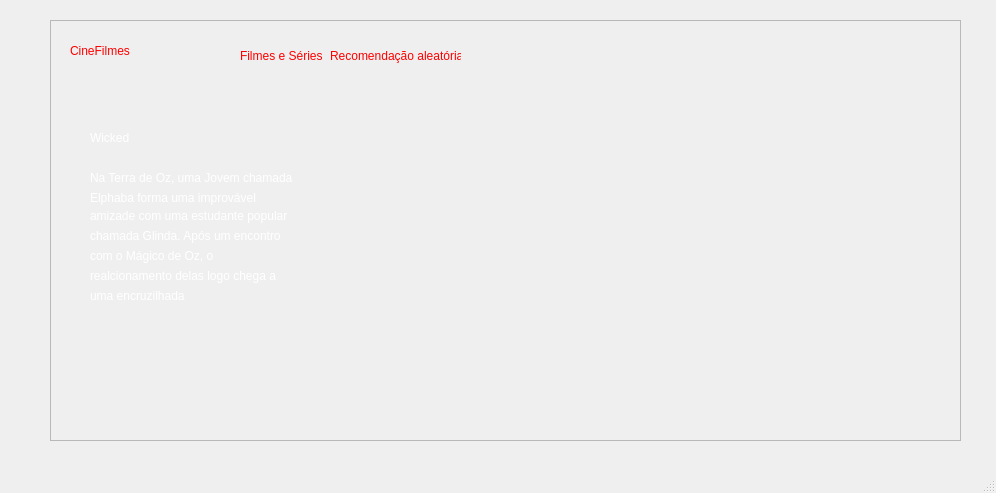
<?xml version="1.0" encoding="UTF-8"?>
<ui version="4.0">
 <class>tela_Wicked</class>
 <widget class="QMainWindow" name="tela_Wicked">
  <property name="geometry">
   <rect>
    <x>0</x>
    <y>0</y>
    <width>996</width>
    <height>493</height>
   </rect>
  </property>
  <property name="windowTitle">
   <string>MainWindow</string>
  </property>
  <widget class="QWidget" name="tela_wicked">
   <widget class="QFrame" name="frame">
    <property name="geometry">
     <rect>
      <x>50</x>
      <y>20</y>
      <width>911</width>
      <height>421</height>
     </rect>
    </property>
    <property name="frameShape">
     <enum>QFrame::Shape::StyledPanel</enum>
    </property>
    <property name="frameShadow">
     <enum>QFrame::Shadow::Raised</enum>
    </property>
    <widget class="QLabel" name="btn_Cine_filme">
     <property name="geometry">
      <rect>
       <x>20</x>
       <y>10</y>
       <width>161</width>
       <height>41</height>
      </rect>
     </property>
     <property name="styleSheet">
      <string notr="true">color: rgb(255, 0, 0);
font: 900 22pt &quot;Segoe UI&quot;;</string>
     </property>
     <property name="text">
      <string>CineFilmes</string>
     </property>
    </widget>
    <widget class="QLabel" name="btn_Filmes_e_Series">
     <property name="geometry">
      <rect>
       <x>190</x>
       <y>25</y>
       <width>101</width>
       <height>21</height>
      </rect>
     </property>
     <property name="styleSheet">
      <string notr="true">color: rgb(255, 0, 0);</string>
     </property>
     <property name="text">
      <string>Filmes e Séries</string>
     </property>
    </widget>
    <widget class="QLabel" name="btn_Recomendao_aleatoria">
     <property name="geometry">
      <rect>
       <x>280</x>
       <y>25</y>
       <width>131</width>
       <height>21</height>
      </rect>
     </property>
     <property name="styleSheet">
      <string notr="true">color: rgb(255, 0, 0);</string>
     </property>
     <property name="text">
      <string>Recomendação aleatória</string>
     </property>
    </widget>
    <widget class="QLabel" name="tela_Wicked_2">
     <property name="geometry">
      <rect>
       <x>-10</x>
       <y>-70</y>
       <width>1051</width>
       <height>521</height>
      </rect>
     </property>
     <property name="text">
      <string/>
     </property>
     <property name="pixmap">
      <pixmap resource="../python/qrc/cartaz.qrc">:/cartaz 2/wicked 2.jpg</pixmap>
     </property>
     <property name="scaledContents">
      <bool>true</bool>
     </property>
    </widget>
    <widget class="QLabel" name="txt_Wicked">
     <property name="geometry">
      <rect>
       <x>40</x>
       <y>110</y>
       <width>91</width>
       <height>16</height>
      </rect>
     </property>
     <property name="styleSheet">
      <string notr="true">color: rgb(255, 255, 255);
font: 14pt &quot;Segoe UI&quot;;</string>
     </property>
     <property name="text">
      <string>Wicked</string>
     </property>
    </widget>
    <widget class="QLabel" name="txt_Na_Terra_de_Oz">
     <property name="geometry">
      <rect>
       <x>40</x>
       <y>150</y>
       <width>261</width>
       <height>16</height>
      </rect>
     </property>
     <property name="styleSheet">
      <string notr="true">font: 12pt &quot;Segoe UI&quot;;
color: rgb(255, 255, 255);</string>
     </property>
     <property name="text">
      <string>Na Terra de Oz, uma Jovem chamada</string>
     </property>
    </widget>
    <widget class="QLabel" name="txt_Elphaba">
     <property name="geometry">
      <rect>
       <x>40</x>
       <y>170</y>
       <width>231</width>
       <height>16</height>
      </rect>
     </property>
     <property name="styleSheet">
      <string notr="true">color: rgb(255, 255, 255);
font: 12pt &quot;Segoe UI&quot;;</string>
     </property>
     <property name="text">
      <string>Elphaba forma uma improvável</string>
     </property>
    </widget>
    <widget class="QLabel" name="txt_Amizade">
     <property name="geometry">
      <rect>
       <x>40</x>
       <y>180</y>
       <width>261</width>
       <height>31</height>
      </rect>
     </property>
     <property name="styleSheet">
      <string notr="true">color: rgb(255, 255, 255);
font: 12pt &quot;Segoe UI&quot;;</string>
     </property>
     <property name="text">
      <string>amizade com uma estudante popular</string>
     </property>
    </widget>
    <widget class="QLabel" name="txt_Chamada_Glinda">
     <property name="geometry">
      <rect>
       <x>40</x>
       <y>200</y>
       <width>261</width>
       <height>31</height>
      </rect>
     </property>
     <property name="styleSheet">
      <string notr="true">color: rgb(255, 255, 255);
font: 12pt &quot;Segoe UI&quot;;</string>
     </property>
     <property name="text">
      <string>chamada Glinda. Após um encontro</string>
     </property>
    </widget>
    <widget class="QLabel" name="txt_Com_Magico_de_Oz">
     <property name="geometry">
      <rect>
       <x>40</x>
       <y>220</y>
       <width>161</width>
       <height>31</height>
      </rect>
     </property>
     <property name="styleSheet">
      <string notr="true">color: rgb(255, 255, 255);
font: 12pt &quot;Segoe UI&quot;;</string>
     </property>
     <property name="text">
      <string>com o Mágico de Oz, o</string>
     </property>
    </widget>
    <widget class="QLabel" name="txt_Relacionamento">
     <property name="geometry">
      <rect>
       <x>40</x>
       <y>240</y>
       <width>261</width>
       <height>31</height>
      </rect>
     </property>
     <property name="styleSheet">
      <string notr="true">color: rgb(255, 255, 255);
font: 12pt &quot;Segoe UI&quot;;</string>
     </property>
     <property name="text">
      <string>realcionamento delas logo chega a </string>
     </property>
    </widget>
    <widget class="QLabel" name="txt_Uma_Encruzilhada">
     <property name="geometry">
      <rect>
       <x>40</x>
       <y>260</y>
       <width>161</width>
       <height>31</height>
      </rect>
     </property>
     <property name="styleSheet">
      <string notr="true">color: rgb(255, 255, 255);
font: 12pt &quot;Segoe UI&quot;;</string>
     </property>
     <property name="text">
      <string>uma encruzilhada</string>
     </property>
    </widget>
    <widget class="QLabel" name="btn_Icon_Perfil">
     <property name="geometry">
      <rect>
       <x>870</x>
       <y>10</y>
       <width>31</width>
       <height>31</height>
      </rect>
     </property>
     <property name="text">
      <string/>
     </property>
     <property name="pixmap">
      <pixmap resource="../python/qrc/cartaz.qrc">:/icon perfil/icon_perfil.png</pixmap>
     </property>
     <property name="scaledContents">
      <bool>true</bool>
     </property>
    </widget>
    <zorder>tela_Wicked_2</zorder>
    <zorder>btn_Cine_filme</zorder>
    <zorder>btn_Filmes_e_Series</zorder>
    <zorder>btn_Recomendao_aleatoria</zorder>
    <zorder>txt_Wicked</zorder>
    <zorder>txt_Na_Terra_de_Oz</zorder>
    <zorder>txt_Elphaba</zorder>
    <zorder>txt_Amizade</zorder>
    <zorder>txt_Chamada_Glinda</zorder>
    <zorder>txt_Com_Magico_de_Oz</zorder>
    <zorder>txt_Relacionamento</zorder>
    <zorder>txt_Uma_Encruzilhada</zorder>
    <zorder>btn_Icon_Perfil</zorder>
   </widget>
  </widget>
  <widget class="QMenuBar" name="menubar">
   <property name="geometry">
    <rect>
     <x>0</x>
     <y>0</y>
     <width>996</width>
     <height>22</height>
    </rect>
   </property>
  </widget>
  <widget class="QStatusBar" name="statusbar"/>
 </widget>
 <resources>
  <include location="../python/qrc/cartaz.qrc"/>
 </resources>
 <connections/>
</ui>
